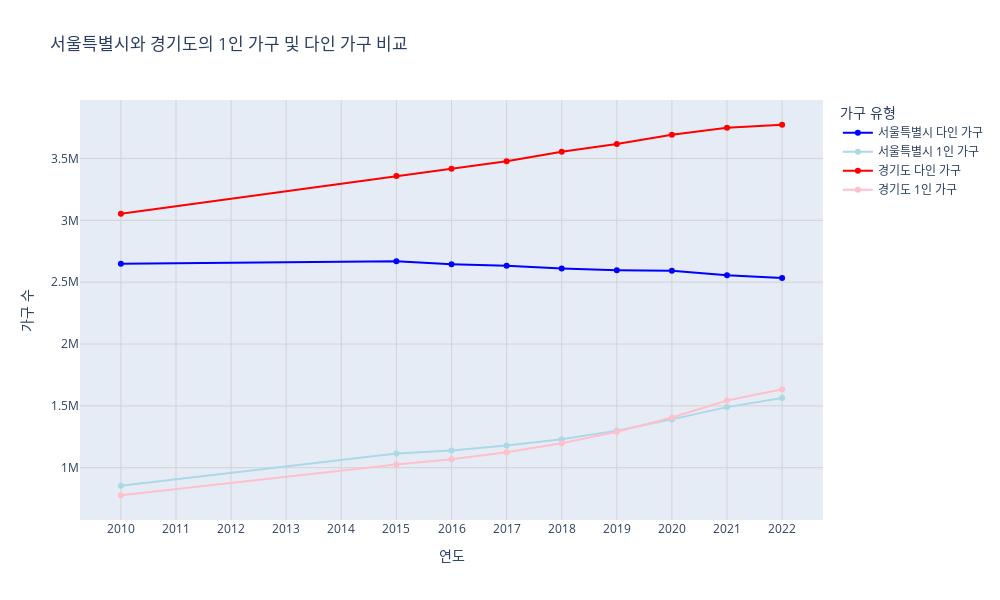

Notebook source saved alongside this figure:
### Code cell
# 데이터 시각화
import plotly.graph_objects as go
from plotly.subplots import make_subplots

# 서브플롯 생성
fig = make_subplots(rows=1, cols=1, shared_xaxes=True)

# 각 지역별로 데이터 추가
colors = {'서울특별시': ['blue', 'lightblue'], '경기도': ['red', 'pink']}

for sido in ['서울특별시', '경기도']:
    data = seoul_gyeonggi[seoul_gyeonggi['sido'] == sido]
    
    # 다인 가구 데이터 추가
    fig.add_trace(
        go.Scatter(x=data['year'], y=data['multi_person_household_count'],
                   mode='lines+markers',
                   name=f'{sido} 다인 가구',
                   line=dict(color=colors[sido][0])),
        row=1, col=1
    )
    
    # 1인 가구 데이터 추가
    fig.add_trace(
        go.Scatter(x=data['year'], y=data['one_person_household_count'],
                   mode='lines+markers',
                   name=f'{sido} 1인 가구',
                   line=dict(color=colors[sido][1])),
        row=1, col=1
    )

# 레이아웃 설정
fig.update_layout(
    title='서울특별시와 경기도의 1인 가구 및 다인 가구 비교',
    xaxis_title='연도',
    yaxis_title='가구 수',
    legend_title='가구 유형',
    height=600,
    width=1000
)

# x축 설정
fig.update_xaxes(tickmode='linear', dtick=1)


# y축 설정
fig.update_yaxes(rangemode='normal')

# 그리드 설정
fig.update_xaxes(showgrid=True, gridwidth=1, gridcolor='lightgray')
fig.update_yaxes(showgrid=True, gridwidth=1, gridcolor='lightgray')

# 그래프 표시
fig.show()

### Figure 1 — Plotly figure (JSON) as saved in the notebook; plotly's stock layout.template omitted (floating-point values rounded to 4 significant figures)
{"data": [{"line": {"color": "blue"}, "mode": "lines+markers", "name": "서울특별시 다인 가구", "type": "scatter", "x": [2010, 2015, 2016, 2017, 2018, 2019, 2020, 2021, 2022], "xaxis": "x", "y": [2649691, 2668746, 2645845, 2632720, 2610345, 2596602, 2591589, 2556906, 2534631], "yaxis": "y"}, {"line": {"color": "lightblue"}, "mode": "lines+markers", "name": "서울특별시 1인 가구", "type": "scatter", "x": [2010, 2015, 2016, 2017, 2018, 2019, 2020, 2021, 2022], "xaxis": "x", "y": [854606, 1115744, 1138860, 1180540, 1229421, 1299787, 1390701, 1489893, 1564187], "yaxis": "y"}, {"line": {"color": "red"}, "mode": "lines+markers", "name": "경기도 다인 가구", "type": "scatter", "x": [2010, 2015, 2016, 2017, 2018, 2019, 2020, 2021, 2022], "xaxis": "x", "y": [3053774, 3358271, 3416508, 3478409, 3553911, 3616767, 3692421, 3747562, 3772816], "yaxis": "y"}, {"line": {"color": "pink"}, "mode": "lines+markers", "name": "경기도 1인 가구", "type": "scatter", "x": [2010, 2015, 2016, 2017, 2018, 2019, 2020, 2021, 2022], "xaxis": "x", "y": [777360, 1026471, 1067916, 1124541, 1197586, 1290893, 1406010, 1543100, 1634147], "yaxis": "y"}], "layout": {"height": 600, "legend": {"title": {"text": "가구 유형"}}, "title": {"text": "서울특별시와 경기도의 1인 가구 및 다인 가구 비교"}, "width": 1000, "xaxis": {"anchor": "y", "domain": [0, 1], "dtick": 1, "gridcolor": "lightgray", "gridwidth": 1, "showgrid": true, "tickmode": "linear", "title": {"text": "연도"}}, "yaxis": {"anchor": "x", "domain": [0, 1], "gridcolor": "lightgray", "gridwidth": 1, "rangemode": "normal", "showgrid": true, "title": {"text": "가구 수"}}}}
